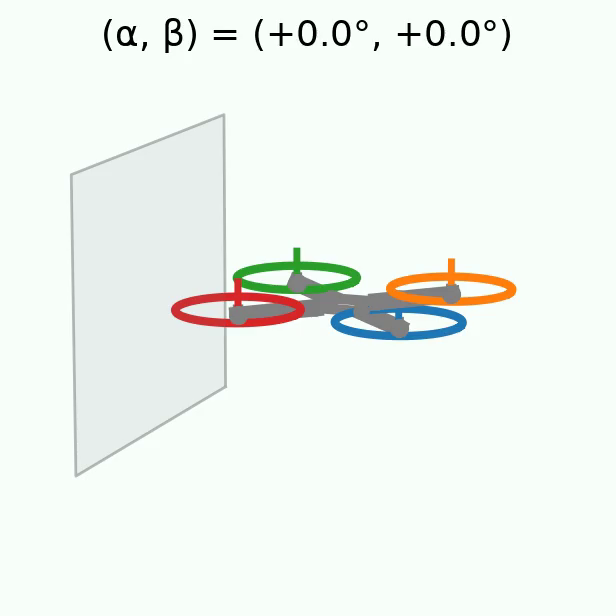
#> input picture frame 7 of auto_thrust_recorder/scripts/examples/morph_ab_0_0_to_0_neg21_scene3d.mp4, 616 x 616 px, given in place of the camera
$ python camera_calibration.py
#> lines starting #> are read from the running program, lines starting #| are printed output that depends on the picture; after the words box and inside, x2 and y2 are one past the last pixel; in counts of white or black regions, pixels touching at a corner belong together
#!/usr/bin/env python3

import cv2
import numpy as np
import yaml
import argparse
import os
import sys
from datetime import datetime


class CameraCalibrator:
    def __init__(self, camera_id=0, board_size=(9, 6), square_size=0.02495):
        """
        カメラキャリブレーターの初期化

        Args:
            camera_id (int): カメラデバイスID
            board_size (tuple): チェッカーボードの内部コーナー数 (width, height)
            square_size (float): チェッカーボードの正方形サイズ（メートル）
        """
        self.camera_id = camera_id
        self.board_size = board_size
        self.square_size = square_size

        # チェッカーボードの3D座標を生成
        self.objp = np.zeros((board_size[0] * board_size[1], 3), np.float32)
        self.objp[:, :2] = np.mgrid[0:board_size[0], 0:board_size[1]].T.reshape(-1, 2)
        self.objp *= square_size

        # キャリブレーション用のデータを格納
        self.objpoints = []  # 3D点
        self.imgpoints = []  # 2D点

        # 自動キャプチャ用の変数
        self.last_capture_time = 0
        self.capture_interval = 0.1  # 2秒間隔でキャプチャ

        # カメラを初期化
        self.cap = cv2.VideoCapture(camera_id)
        if not self.cap.isOpened():
            print(f"エラー: カメラID {camera_id} を開けませんでした。")
            sys.exit(1)

        # MJPGフォーマットを設定
        self.cap.set(cv2.CAP_PROP_FOURCC, cv2.VideoWriter_fourcc('M', 'J', 'P', 'G'))
        self.cap.set(cv2.CAP_PROP_FRAME_WIDTH, 1024)
        self.cap.set(cv2.CAP_PROP_FRAME_HEIGHT, 576)
        self.cap.set(cv2.CAP_PROP_FPS, 30)

        # ウィンドウ名を設定
        self.window_name = "Camera Calibration"
        cv2.namedWindow(self.window_name, cv2.WINDOW_AUTOSIZE)

        # キャリブレーション結果
        self.camera_matrix = None
        self.dist_coeffs = None
        self.calibration_error = None

    def detect_checkerboard(self, frame):
        """
        チェッカーボードを検出

        Args:
            frame: 入力画像

        Returns:
            tuple: (検出成功フラグ, コーナー座標)
        """
        gray = cv2.cvtColor(frame, cv2.COLOR_BGR2GRAY)
        ret, corners = cv2.findChessboardCorners(gray, self.board_size, None)

        if ret:
            # コーナーの精度を向上
            criteria = (cv2.TERM_CRITERIA_EPS + cv2.TERM_CRITERIA_MAX_ITER, 30, 0.001)
            corners = cv2.cornerSubPix(gray, corners, (11, 11), (-1, -1), criteria)

        return ret, corners

    # [101 lines left out: functions capture_frame, calibrate_camera, save_camera_info, not called in this run]

    def draw_info(self, frame, corners=None):
        """
        フレームに情報を描画

        Args:
            frame: 入力画像
            corners: 検出されたコーナー座標
        """
        # 情報テキストを描画
        info_text = [
            f"Captured images: {len(self.objpoints)}",
            "Auto capture: 2s interval",
            "Press 'Space' for manual capture",
            "Press 'Enter' to calibrate",
            "Press 'Esc' to quit"
        ]

        if self.calibration_error is not None:
            info_text.append(f"Calibration error: {self.calibration_error:.4f}")

        for i, text in enumerate(info_text):
            cv2.putText(frame, text, (10, 30 + i * 25),
                       cv2.FONT_HERSHEY_SIMPLEX, 0.6, (0, 255, 0), 2)

        # チェッカーボードが検出された場合、コーナーを描画
        if corners is not None:
            cv2.drawChessboardCorners(frame, self.board_size, corners, True)
            # 検出状態を示すテキストを追加
            cv2.putText(frame, "CHECKERBOARD DETECTED - Press SPACE to capture",
                       (10, frame.shape[0] - 20), cv2.FONT_HERSHEY_SIMPLEX, 0.7, (0, 255, 0), 2)
        else:
            # 検出されていない場合のテキスト
            cv2.putText(frame, "No checkerboard detected",
                       (10, frame.shape[0] - 20), cv2.FONT_HERSHEY_SIMPLEX, 0.7, (0, 0, 255), 2)

    def run(self):
        """
        メインループ
        """
        print("カメラキャリブレーションを開始します...")
        print("操作:")
        print("  Space: フレームをキャプチャ")
        print("  Enter: キャリブレーション実行")
        print("  Esc: 終了")

        import time

        while True:
            ret, frame = self.cap.read()
            if not ret:
                print("エラー: フレームを読み込めませんでした。")
                break

            # チェッカーボードを検出
            checker_detected, corners = self.detect_checkerboard(frame)

            # 自動キャプチャ（チェッカーボードが検出され、一定時間経過した場合）
            current_time = time.time()
            if (checker_detected and
                current_time - self.last_capture_time > self.capture_interval):
                if self.capture_frame(frame):
                    print(f"自動キャプチャしました。総数: {len(self.objpoints)}")
                    self.last_capture_time = current_time

            # 情報を描画
            self.draw_info(frame, corners if checker_detected else None)

            # フレームを表示
            cv2.imshow(self.window_name, frame)

            # キー入力を処理
            key = cv2.waitKey(1) & 0xFF

            if key == 27:  # Esc
                break
            elif key == 32:  # Space
                if checker_detected:
                    if self.capture_frame(frame):
                        print(f"手動キャプチャしました。総数: {len(self.objpoints)}")
                        self.last_capture_time = current_time
                    else:
                        print("フレームのキャプチャに失敗しました。")
                else:
                    print("チェッカーボードが検出されていません。")
            elif key == 13:  # Enter
                if self.calibrate_camera():
                    print("キャリブレーションが完了しました。")

                    # 結果を保存
                    timestamp = datetime.now().strftime("%Y%m%d_%H%M%S")
                    output_path = f"camera_info_{timestamp}.yaml"
                    self.save_camera_info(output_path)
                else:
                    print("キャリブレーションに失敗しました。")

        # クリーンアップ
        self.cap.release()
        cv2.destroyAllWindows()


def main():
    parser = argparse.ArgumentParser(description='カメラキャリブレーション')
    parser.add_argument('--camera', type=int, default=0,
                       help='カメラデバイスID (デフォルト: 0)')
    parser.add_argument('--board-size', type=int, nargs=2, default=[9, 6],
                       help='チェッカーボードの内部コーナー数 (デフォルト: 9 6)')
    parser.add_argument('--square-size', type=float, default=0.02495,
                       help='チェッカーボードの正方形サイズ（メートル） (デフォルト: 0.025)')

    args = parser.parse_args()

    # キャリブレーターを作成して実行
    calibrator = CameraCalibrator(
        camera_id=args.camera,
        board_size=tuple(args.board_size),
        square_size=args.square_size
    )

    try:
        calibrator.run()
#> in run, frame is the input picture: shape (616, 616, 3); mean B, G, R 240.1, 245.5, 239.4
#> in detect_checkerboard, `gray = cv2.cvtColor(frame, cv2.COLOR_BGR2GRAY)`:
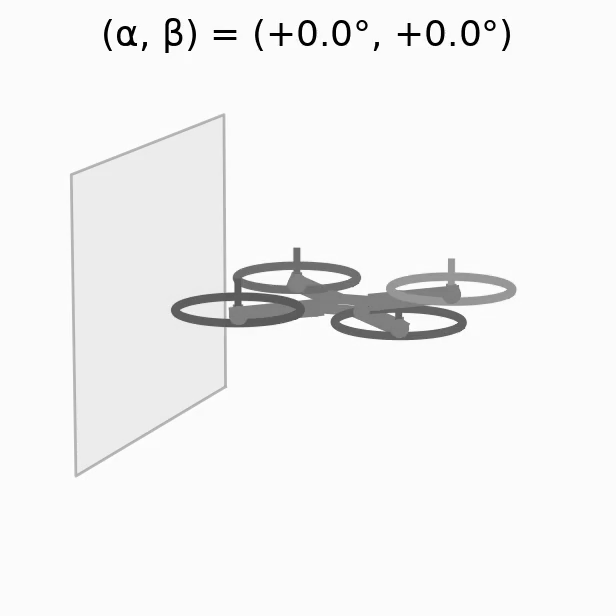
#> gray: shape (616, 616); min 0, max 255, mean 242.8
#> in detect_checkerboard, `ret, corners = cv2.findChessboardCorners(gray, self.board_size, None)`: ret = False; corners = None
#> in run, `checker_detected, corners = self.detect_checkerboard(frame)`: checker_detected = False
#> after the loop in draw_info, `for i, text in enumerate(info_text):`:
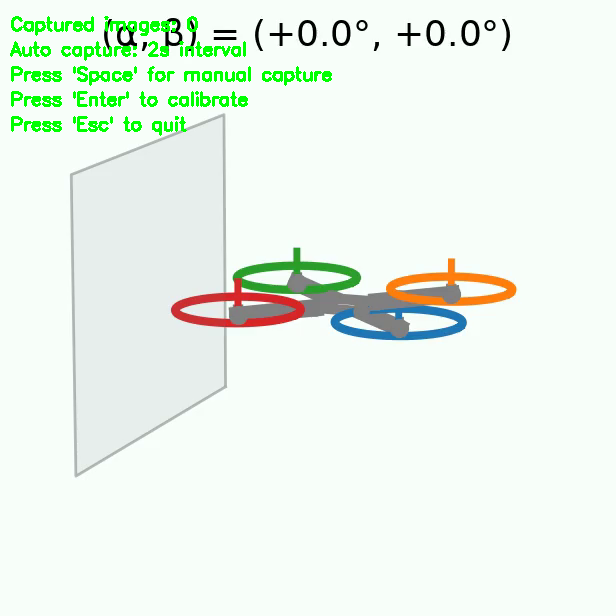
#> frame: shape (616, 616, 3); 1.96% of pixels changed, all inside (x1, y1, x2, y2) = (10, 16, 332, 136)
#> in draw_info, `cv2.putText(frame, "No checkerboard detected", (10, frame.shape[0] - 2..`:
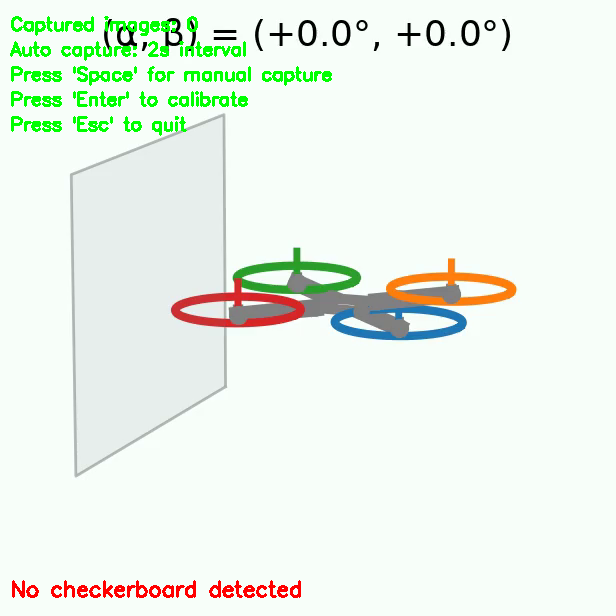
#> frame: shape (616, 616, 3); 0.54% of pixels changed, all inside (x1, y1, x2, y2) = (12, 580, 301, 598)
#> (key Esc is pressed here)
    except KeyboardInterrupt:
        print("\nキャリブレーションを中断しました。")
    except Exception as e:
        print(f"エラーが発生しました: {e}")


if __name__ == "__main__":
    main()

$ run again, starting later in the video
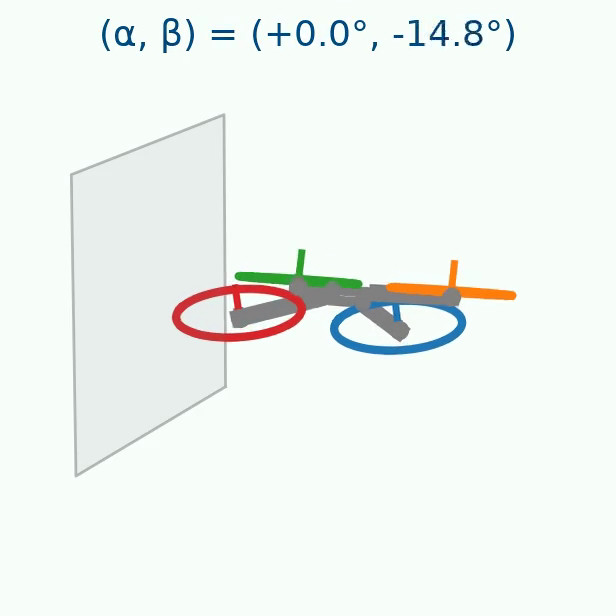
#> input picture frame 34 of auto_thrust_recorder/scripts/examples/morph_ab_0_0_to_0_neg21_scene3d.mp4, 616 x 616 px, given in place of the camera
#> in run, frame is the input picture: shape (616, 616, 3); mean B, G, R 241.6, 246.1, 239.7
#> ret = False; corners = None
#> checker_detected = False
#> after the loop in draw_info, `for i, text in enumerate(info_text):`:
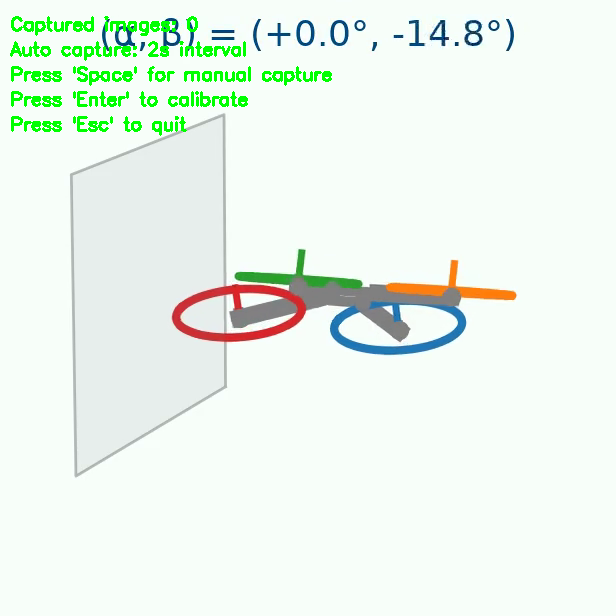
#> frame: shape (616, 616, 3); 1.96% of pixels changed, all inside (x1, y1, x2, y2) = (10, 16, 332, 136)
#> in draw_info, `cv2.putText(frame, "No checkerboard detected", (10, frame.shape[0] - 2..`:
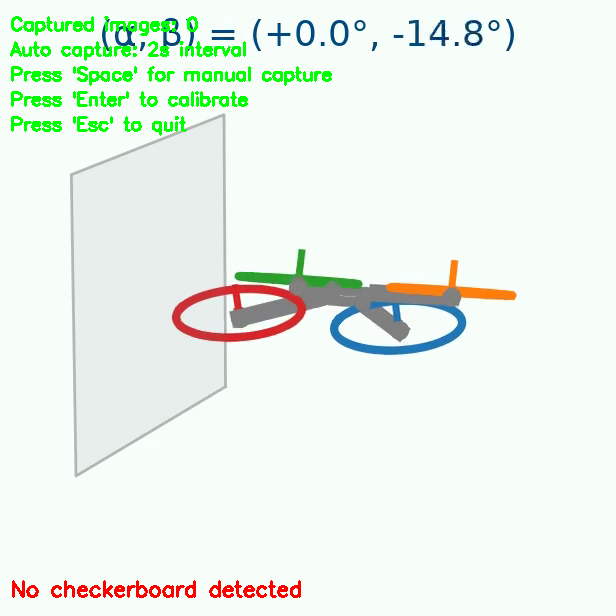
#> frame: shape (616, 616, 3); 0.54% of pixels changed, all inside (x1, y1, x2, y2) = (12, 580, 301, 598)

$ run again, starting later in the video
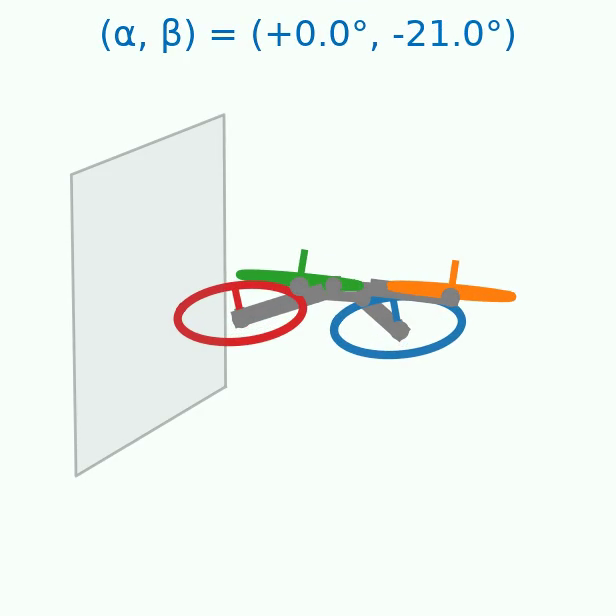
#> input picture frame 60 of auto_thrust_recorder/scripts/examples/morph_ab_0_0_to_0_neg21_scene3d.mp4, 616 x 616 px, given in place of the camera
#> in run, frame is the input picture: shape (616, 616, 3); mean B, G, R 241.7, 246.3, 239.7
#> ret = False; corners = None
#> checker_detected = False
#> after the loop in draw_info, `for i, text in enumerate(info_text):`:
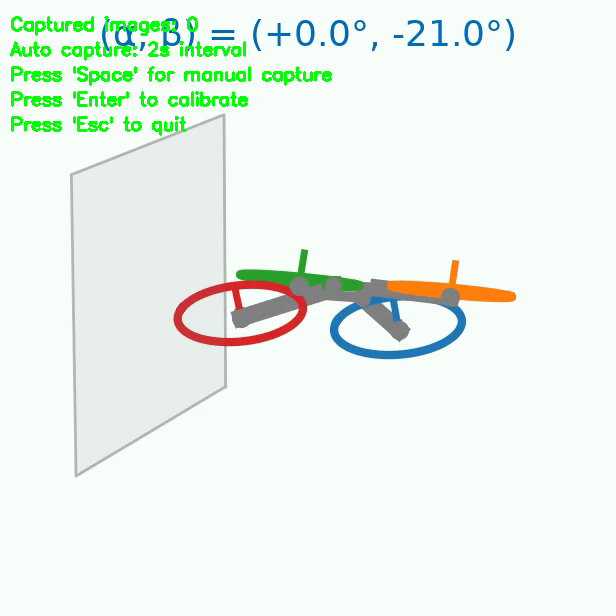
#> frame: shape (616, 616, 3); 1.96% of pixels changed, all inside (x1, y1, x2, y2) = (10, 16, 332, 136)
#> in draw_info, `cv2.putText(frame, "No checkerboard detected", (10, frame.shape[0] - 2..`:
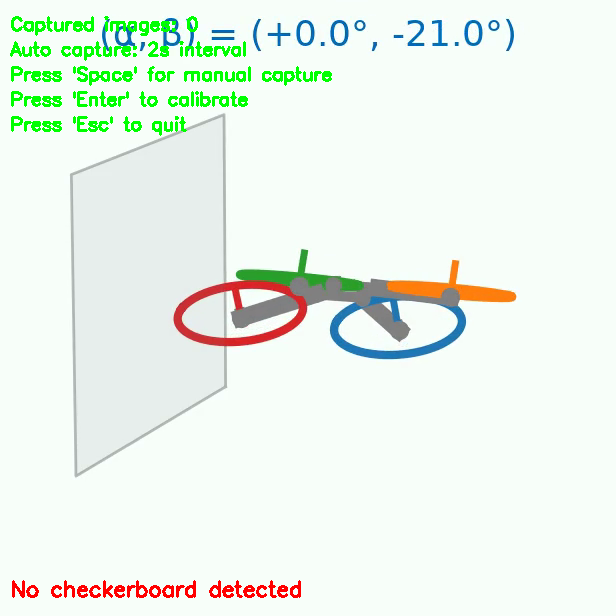
#> frame: shape (616, 616, 3); 0.54% of pixels changed, all inside (x1, y1, x2, y2) = (12, 580, 301, 598)
